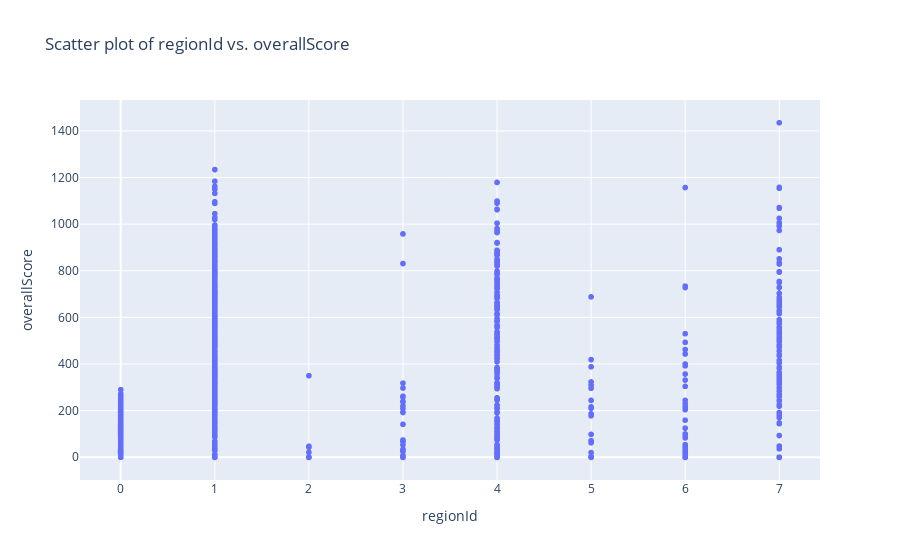
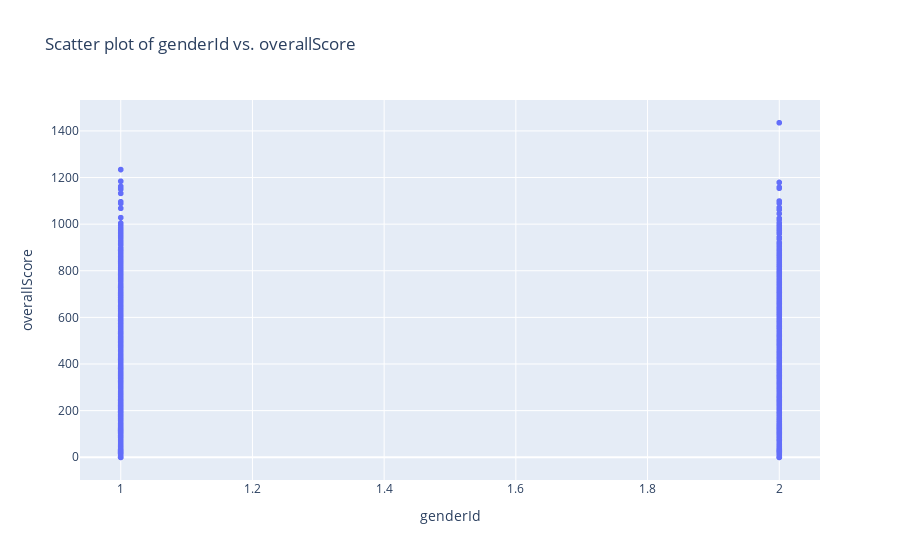
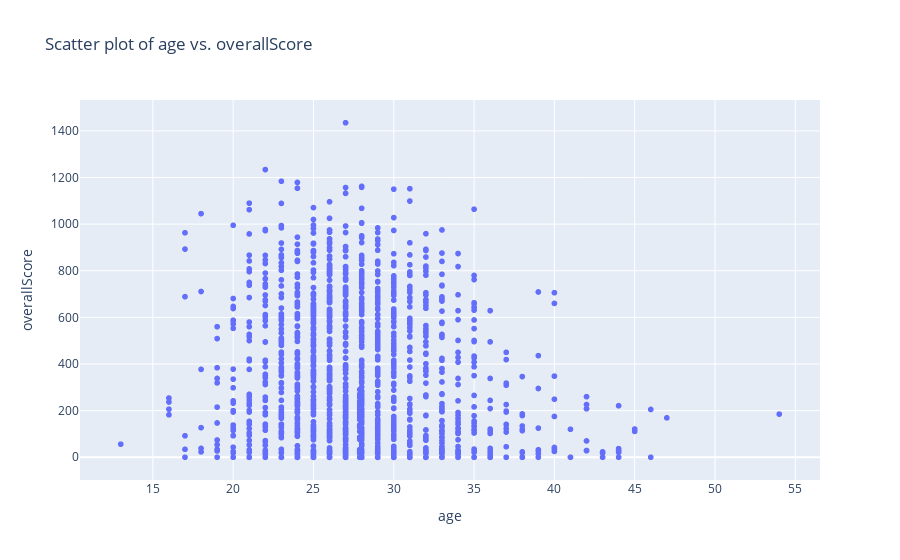
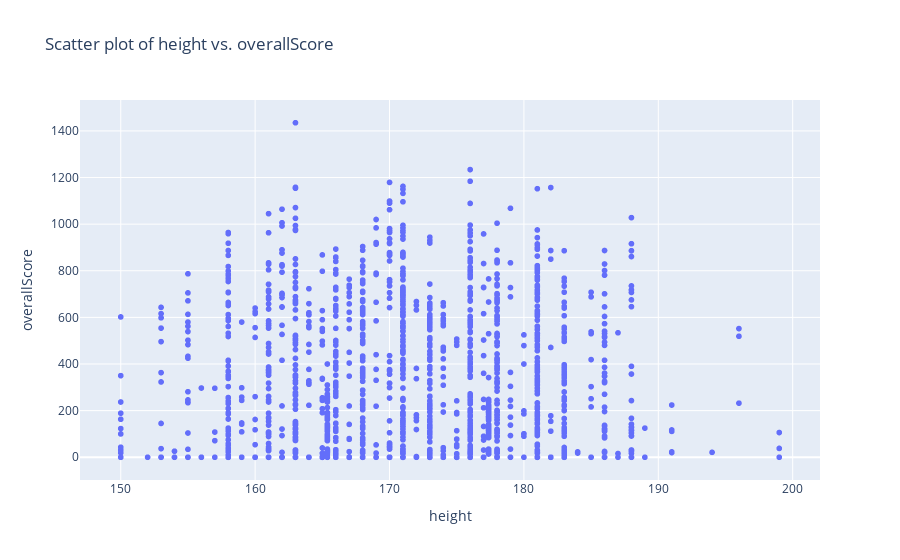

The code cell stored with these charts, in order, in its notebook:
### Code cell
data = df_merged[['regionId', 'genderId', 'age', 'height', 'weight', 'bmi', 'overallRank', 'overallScore', 'openRank', 'openScore',
                  'openCompetitor']]

# Get the list of column names, excluding the 'overallScores' column
x_columns = [col for col in data.columns if col != 'overallScore']

# Create a scatter plot for each column
for column in x_columns:
    fig = px.scatter(data_frame=data, x=column, y='overallScore', title=f'Scatter plot of {column} vs. overallScore')
    fig.show()

### Figure 1 — Plotly figure (JSON) as saved in the notebook; plotly's stock layout.template omitted (floating-point values rounded to 4 significant figures; data arrays with more than 128 entries replaced by an {"elided": "..."} marker saying what was removed)
{"data": [{"hovertemplate": "regionId=%{x}<br>overallScore=%{y}<extra></extra>", "legendgroup": "", "marker": {"color": "#636efa", "symbol": "circle"}, "mode": "markers", "name": "", "showlegend": false, "type": "scattergl", "x": {"elided": "1633 int values"}, "xaxis": "x", "y": {"elided": "1633 int values"}, "yaxis": "y"}], "layout": {"legend": {"tracegroupgap": 0}, "title": {"text": "Scatter plot of regionId vs. overallScore"}, "xaxis": {"anchor": "y", "domain": [0, 1], "title": {"text": "regionId"}}, "yaxis": {"anchor": "x", "domain": [0, 1], "title": {"text": "overallScore"}}}}

### Figure 2 — Plotly figure (JSON) as saved in the notebook; plotly's stock layout.template omitted (floating-point values rounded to 4 significant figures; data arrays with more than 128 entries replaced by an {"elided": "..."} marker saying what was removed)
{"data": [{"hovertemplate": "genderId=%{x}<br>overallScore=%{y}<extra></extra>", "legendgroup": "", "marker": {"color": "#636efa", "symbol": "circle"}, "mode": "markers", "name": "", "showlegend": false, "type": "scattergl", "x": {"elided": "1633 int values"}, "xaxis": "x", "y": {"elided": "1633 int values"}, "yaxis": "y"}], "layout": {"legend": {"tracegroupgap": 0}, "title": {"text": "Scatter plot of genderId vs. overallScore"}, "xaxis": {"anchor": "y", "domain": [0, 1], "title": {"text": "genderId"}}, "yaxis": {"anchor": "x", "domain": [0, 1], "title": {"text": "overallScore"}}}}

### Figure 3 — Plotly figure (JSON) as saved in the notebook; plotly's stock layout.template omitted (floating-point values rounded to 4 significant figures; data arrays with more than 128 entries replaced by an {"elided": "..."} marker saying what was removed)
{"data": [{"hovertemplate": "age=%{x}<br>overallScore=%{y}<extra></extra>", "legendgroup": "", "marker": {"color": "#636efa", "symbol": "circle"}, "mode": "markers", "name": "", "showlegend": false, "type": "scattergl", "x": {"elided": "1633 float values"}, "xaxis": "x", "y": {"elided": "1633 int values"}, "yaxis": "y"}], "layout": {"legend": {"tracegroupgap": 0}, "title": {"text": "Scatter plot of age vs. overallScore"}, "xaxis": {"anchor": "y", "domain": [0, 1], "title": {"text": "age"}}, "yaxis": {"anchor": "x", "domain": [0, 1], "title": {"text": "overallScore"}}}}

### Figure 4 — Plotly figure (JSON) as saved in the notebook; plotly's stock layout.template omitted (floating-point values rounded to 4 significant figures; data arrays with more than 128 entries replaced by an {"elided": "..."} marker saying what was removed)
{"data": [{"hovertemplate": "height=%{x}<br>overallScore=%{y}<extra></extra>", "legendgroup": "", "marker": {"color": "#636efa", "symbol": "circle"}, "mode": "markers", "name": "", "showlegend": false, "type": "scattergl", "x": {"elided": "1633 float values"}, "xaxis": "x", "y": {"elided": "1633 int values"}, "yaxis": "y"}], "layout": {"legend": {"tracegroupgap": 0}, "title": {"text": "Scatter plot of height vs. overallScore"}, "xaxis": {"anchor": "y", "domain": [0, 1], "title": {"text": "height"}}, "yaxis": {"anchor": "x", "domain": [0, 1], "title": {"text": "overallScore"}}}}
